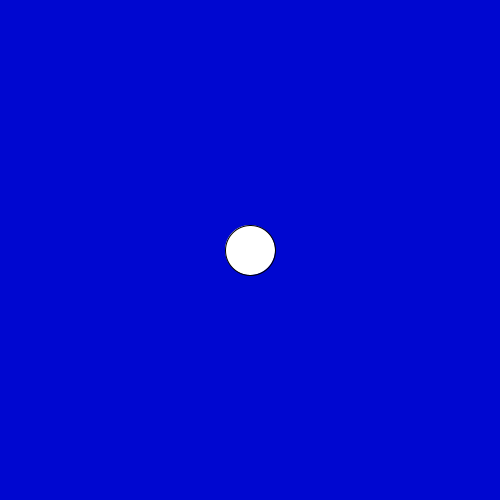
Frame 1 (no input)
Frame 60 (the mouse pressed at the canvas centre just before this capture): identical to frame 1, image omitted
Frame 120 (the mouse held since frame 60 and released just before this capture): identical to frame 1, image omitted

The Processing sketch that drew this single still picture (run headless with seeded random() and noise(); from frame 60 on, the mouse is pressed at the canvas centre):

// Processing sketch: slippery_dot
// ── slippery_dot.pde
 // 1. Create three integer variables to represent the x, y, and the size of the ellipse
       
 int ellipseX = 250;
 int ellipseY = 250;
 int ellipseSize = 50;
    void setup() {
      // 2. Set the size of your sketch
      size(500,500);
    }
    
    void draw() {
      // 3. Set the background color of your sketch
      background(2000);
      // 4. Draw an ellipse. Make sure it fits in the window.
      ellipse(ellipseX, ellipseY, ellipseSize, ellipseSize);
      // Use the variables created at the top of the sketch, 
      // for the location and size of your ellipse
    
    }
    
    void mousePressed() {
      //5. Create an integer variable called distance
      
      //6. Set the value of the distance variable to the value returned by the getDistance method
      //   Pass the mouse's x and y (mouseX and mouseY) and the x and y of your ellipse to the method.
        
          
      //7.  Use an if statement to check if the distance variable is < the radius of the ellipse
      //    If it is, set a new x and y for the ellipse, using a random location on the window
      //    Hint: Use the Processing random() function
       
      
    }
    
    int getDistance(int x1, int y1, int x2, int y2) {
      return (int)Math.sqrt(Math.pow((x1-x2),2) + Math.pow((y1-y2),2));
    }
